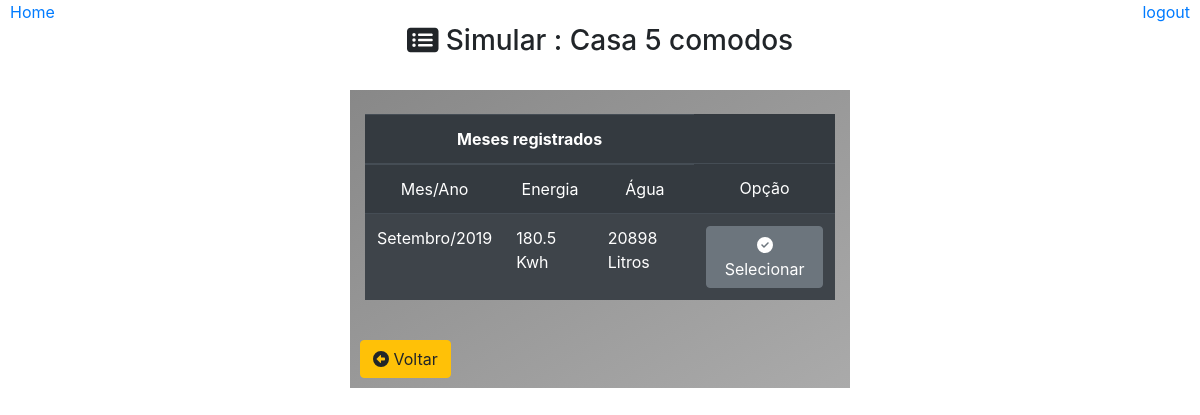
The app's page /simular/meses/?id=1, older data.
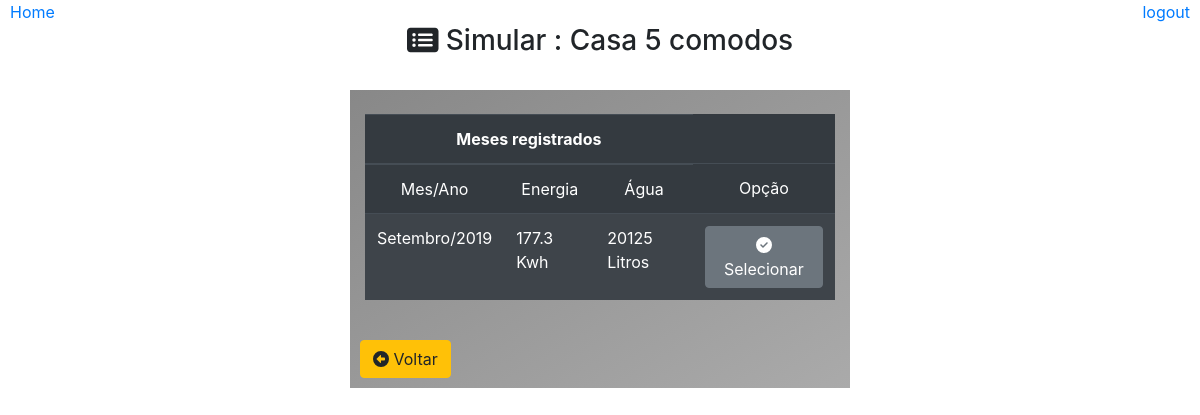
The same page, newer data.
### core/models.py (models this page shows)
class ConsumoMes(models.Model):
    casa = models.ForeignKey(Casa,on_delete=models.CASCADE)
    mes = models.CharField(max_length=30)
    ano = models.IntegerField()
    agua = models.IntegerField(default=0)
    agua_semana = models.IntegerField(default=0)
    agua_feriado = models.IntegerField(default=0)
    energia = models.IntegerField(default=0)
    energia_semana = models.IntegerField(default=0)
    energia_feriado = models.IntegerField(default=0)
    class Meta:
        db_table = 'consumo_mes'

### core/pages/simulacao/views.py (the view)
# urls.py: path('simular/meses/', simular.ListarMeses),
def ListarMeses(request):
    id = request.GET.get('id')
    if id:
        casa = Casa.objects.get(id=id)
        meses = ConsumoMes.objects.filter(casa=casa)
        for mes in meses:
            mes.energia = round((mes.energia/1000), 1)
    dados = {
        'titulo':'Meses cadastrados',
        'casa':casa,
        'meses': meses
    }
    return render(request, 'simulacao/listarMeses.html',dados)

### templates/simulacao/listarMeses.html (shortened to what this page needs)
{% extends "model-page.html" %}
{% block content %}
    <div align='center'>
        <br>
        <h3><i class="fas fa-list-alt"></i> Simular : {{casa.nome}}</h3><br>
        <div class="col col-6 col-sm-6 col-md-4 col-lg-5 col-xs-4 container box-gray">
            <br>
            {% if meses %}
            <table class="table table-striped table-dark">
                <thead>
                    <tr align="center">
                        <th colspan="3">Meses registrados</th>
                    </tr>
                    <tr>
                        <td align="center">
                            Mes/Ano
                        </td>
                        <td align="center">
                            Energia
                        </td>
                        <td align="center">
                            Água
                        </td>
                        <td align="center">
                            Opção
                        </td>
                    </tr>
                    </thead>
                {% for item in meses %}
                    <tr>
                        <td>
                            {{item.mes}}/{{item.ano}}
                        </td>
                        <td>
                            {{item.energia}} Kwh
                        </td>
                        <td>
                            {{item.agua}} Litros
                        </td>
                        <td>
                            <form action="/simular/algoritmos" method="GET">
                                <button type="submit" class="btn btn-secondary">
                                    <i class="fas fa-check-circle"></i>
                                    Selecionar
                                </button>
                            </form>
                        </td>
                    </tr>
                {% endfor %}
            </table>
            {% else %}
                <label> Nenhum dado de teste gerado</label>
            {% endif %}
            <br>
            <a type="button" class="btn btn-warning"style="position: absolute; left: 10px;" href="/simular/casas/">
                <i class='fas fa-arrow-alt-circle-left'></i> Voltar
            </a>
            <br><br>
        </div>
    </div>
{% endblock %}

Row changes from the older to the newer data that the page shows:
changed ConsumoMes "Setembro": energia "180.5" → "177.3"; agua "20898" → "20125"
